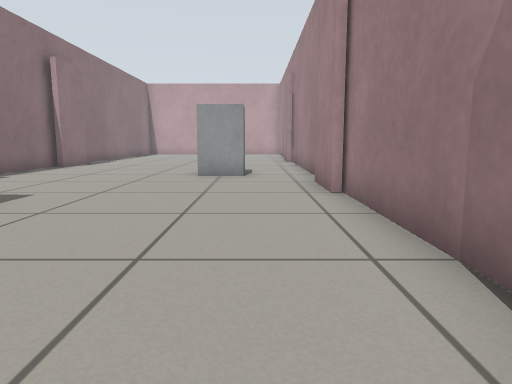
view 1 (above)

14 first-person views from a walk through a world built for the Gazebo simulator. The camera is 0.5 m above the floor, tilts 8° down and sees 70° across. The floor is counted in squares, 0.5 m on a side. Each view is taken from the middle of a square. On the plan, view 1 faces up. The plan holds only what a view shows up to about 13 squares ahead; the rest is blank.

view 2
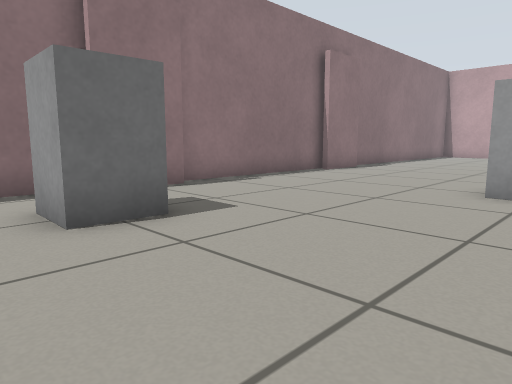

view 3
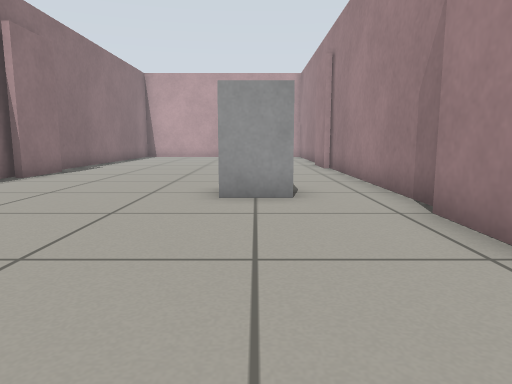

view 4
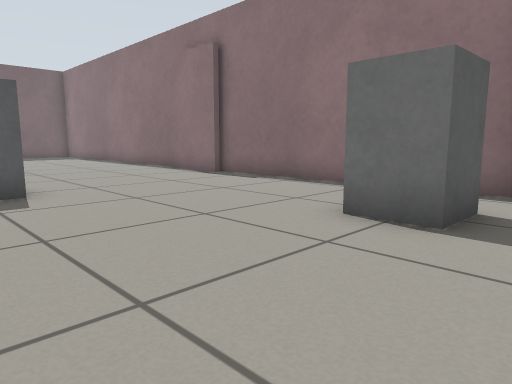

view 5
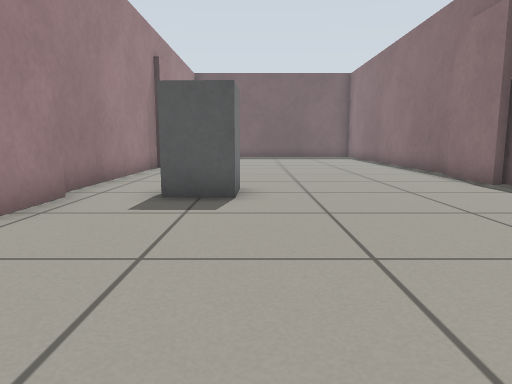

view 6
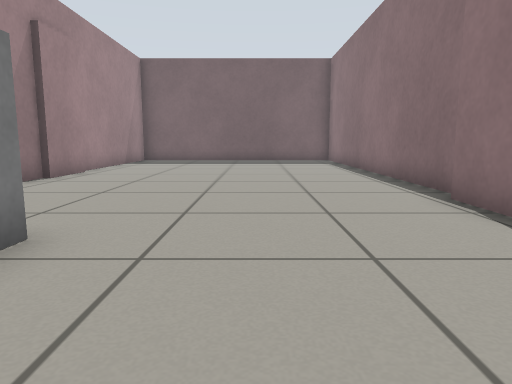

view 7
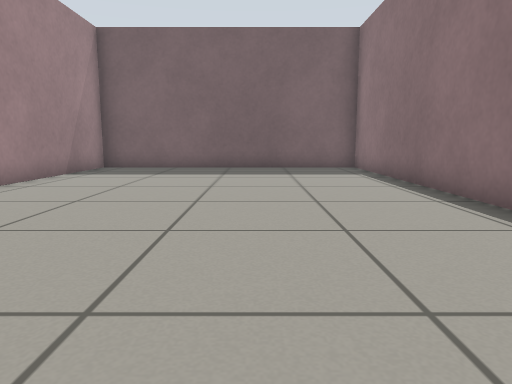

view 8
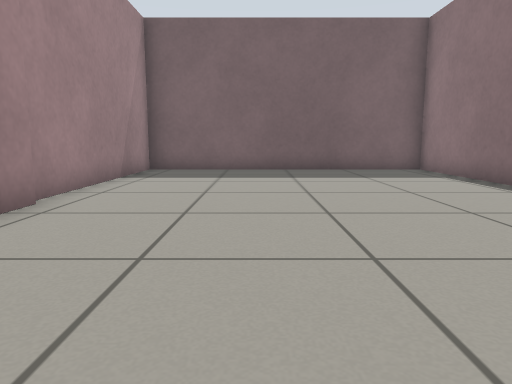

view 9
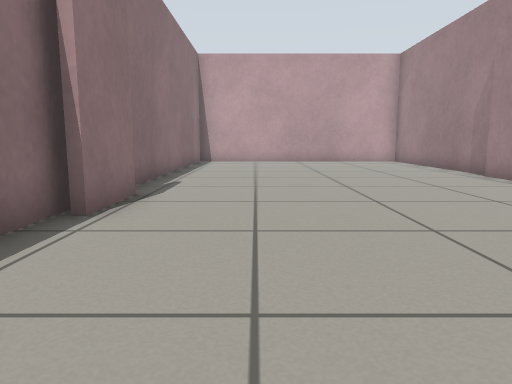

view 10
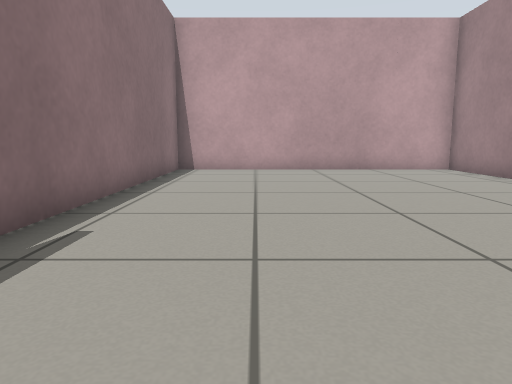

view 11
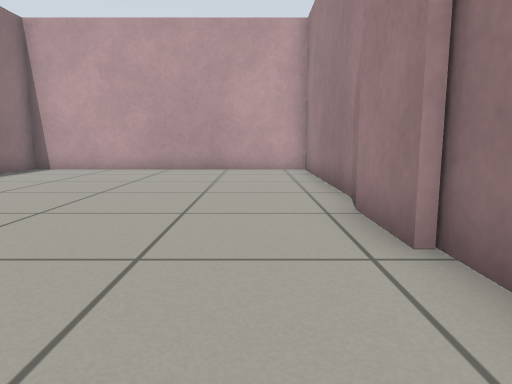

view 12
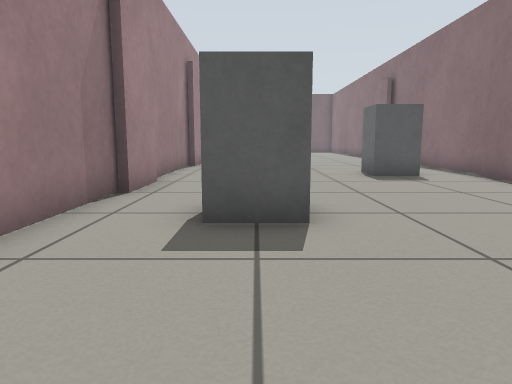

view 13
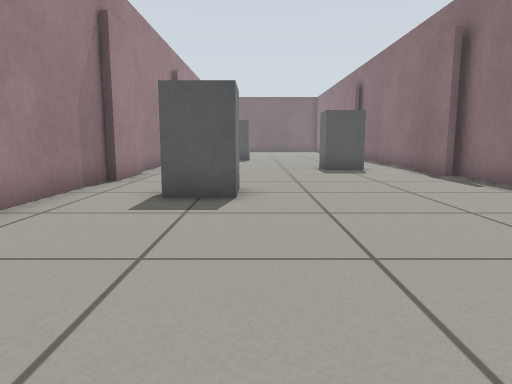

view 14
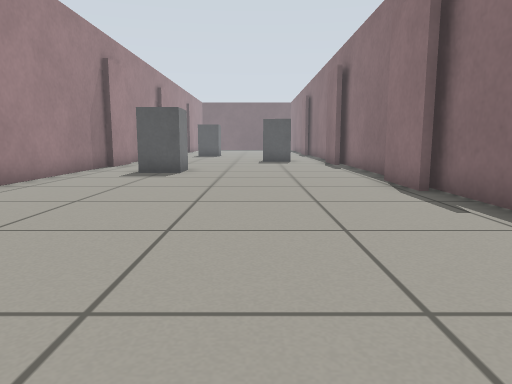

### Floor plan
Key: @ floor where view 1 was taken; # wall or solid block; . floor; B grey box.
Columns run from 8 left of view 1 to 2 right of it. Each row starts with its distance up from view 1.
 27 ###########
 26 #.........#
 25 #.........#
 24 #.........#
 23 #.........#
 22 #.........#
 21 #.........#
 20 #.........#
 19 #........ #
 18 #........ #
 17 #.........#
 16 #.........#
 15 ##........#
 14 ##........#
 13 #.........#
 12 #......B..#
 11 #.....B B.#
 10 #......B..#
  9 #........##
  8 ##.......##
  7 ##.......##
  6 ##.B......#
  5 #.B B.....#
  4 #..B......#
  3 #.........#
  2 #.........#
  1 #........##
  0 #......B@##
 -1 #.....B B.#
 -2 #...... ..#
 -3 ##........#
 -4 ##........#
 -5 #.........#
 -6 #.........#
 -7 #.........#
 -8 #........ #
 -9 #........ #
-10 #.........#
-11 #.........#
-12 #.........#
-13 #.........#
-14 #.........#
-15 #.........#
-16 #.........#
-17 ###########

Where each view was taken, in squares from view 1:
view 1: 0 up, 0 right, facing up
view 2: 3 up, 0 right, facing up-left
view 3: 4 up, 1 left, facing up
view 4: 7 up, 0 right, facing down-left
view 5: 6 up, 2 left, facing down
view 6: 2 up, 4 left, facing down
view 7: 3 down, 4 left, facing down
view 8: 4 down, 2 left, facing down
view 9: 9 up, 5 left, facing up
view 10: 14 up, 5 left, facing up
view 11: 14 up, 0 right, facing up
view 12: 16 up, 1 left, facing down
view 13: 18 up, 2 left, facing down
view 14: 23 up, 4 left, facing down
